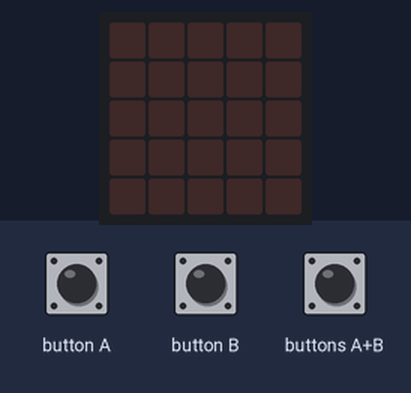
Simulated run of this program. Board: BBC micro:bit (MakeCode). On the bench: the board's 5×5 LED display. The test bench sets the inputs (shaded band).

Above: at 1.2 s.
1.3 s: button A pressed for 0.15 s
At 4.2 s:
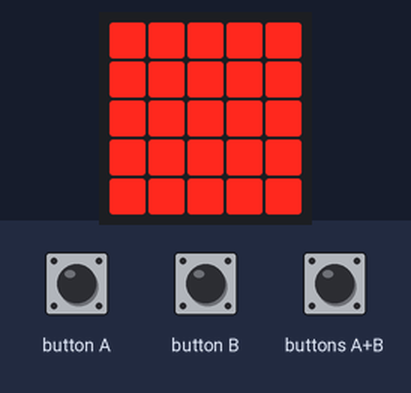
4.3 s: button B pressed for 0.15 s
At 4.5 s:
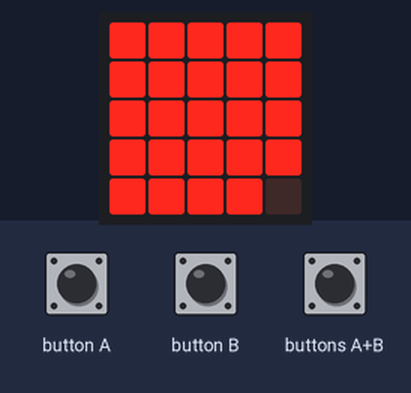
7.4 s: buttons A+B pressed for 0.15 s
At 7.6 s:
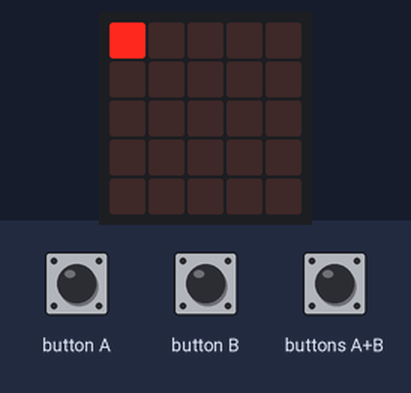
10.4 s: buttons A+B pressed for 1 s
At 11.55 s:
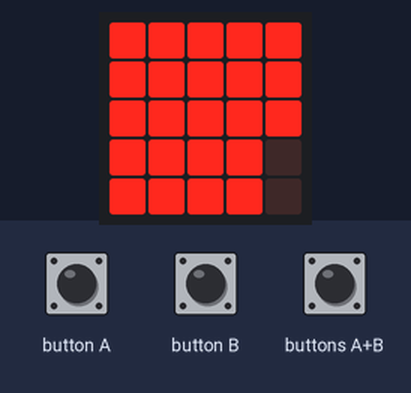
13.4 s: button A pressed for 0.15 s
At 16.3 s:
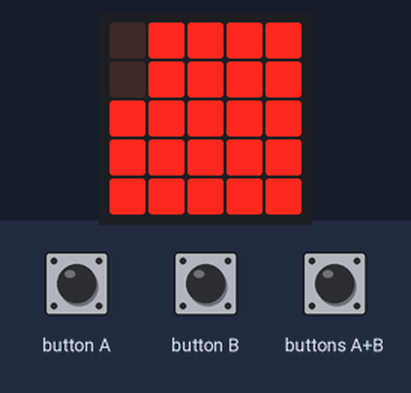
16.4 s: buttons A+B pressed for 0.15 s
At 16.6 s:
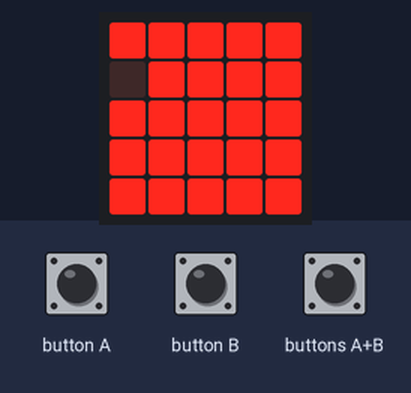

The program:

main.ts
```typescript
let x = 0
let y = 0
input.onButtonPressed(Button.A, function () {
    for (let x = 0; x <= 4; x++) {
        for (let y = 0; y <= 4; y++) {
            led.plot(x, y)
            basic.pause(100)
        }
    }
})
input.onButtonPressed(Button.AB, function () {
    if (led.point(0, 0)) {
        x = 4
        y = 4
        for (let c = 0; c <= 4; c++) {
            for (let k = 0; k <= 4; k++) {
                y = 4 - k
                x = 4 - c
                led.unplot(x, y)
                basic.pause(100)
            }
        }
    } else {
        for (let x = 0; x <= 4; x++) {
            for (let y = 0; y <= 4; y++) {
                led.plot(x, y)
                basic.pause(100)
            }
        }
    }
})
input.onButtonPressed(Button.B, function () {
    x = 4
    y = 4
    for (let c = 0; c <= 4; c++) {
        for (let k = 0; k <= 4; k++) {
            y = 4 - k
            x = 4 - c
            led.unplot(x, y)
            basic.pause(100)
        }
    }
})
```

test.ts
```typescript
// ide kerülnek a tesztek; a rendszer ezt nem kompilálja, ha a csomagot bővítményként használják.
```

Measured:
- after the input at 1.3 s, the display: first changes after 0.15 s (image 1 shows a later state)
- after the input at 4.3 s, the display: changes after 0.15 s (image 2)
- after the input at 7.4 s, the display: changes after 0.15 s (image 3)
- after the input at 10.4 s, the display: first changes after 1.0 s (image 4 shows a later state)
- after the input at 13.4 s, the display: first differs from a run without the input after 0.35 s (image 5 shows a later state)
- after the input at 16.4 s, the display: changes after 0.15 s (image 6)
